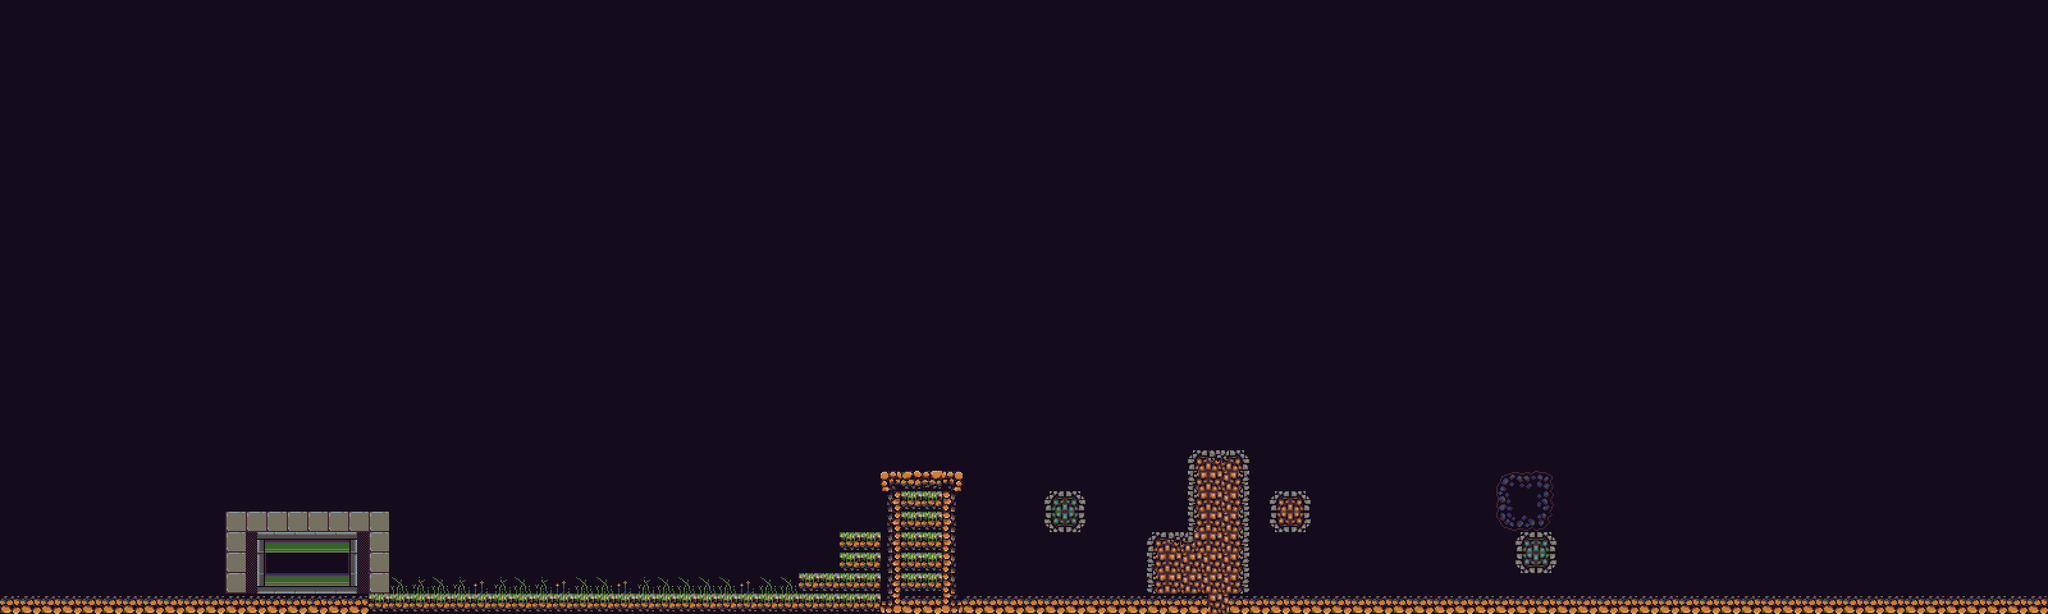

A 2D game scene composited from a Tiled map and its tileset images. What follows is a short description and the map's XML, with each tile layer's data collapsed to a summary:
An orthogonal 100x30 tile map with 32x32 px tiles, 1 tile layer (Слой тайлов 1) and 20 objects (14x solid, 2x easyEnemy, player, flyEnemy, exit).

<map version="1.0" orientation="orthogonal" renderorder="right-down" width="100" height="30" tilewidth="32" tileheight="32" backgroundcolor="#aa557f" nextobjectid="30">
 <tileset firstgid="1" name="tiles" tilewidth="32" tileheight="32" tilecount="300" columns="20">
  <image source="images/tileslarge.png" width="640" height="480" />
 </tileset>
 <layer name="Слой тайлов 1" width="100" height="30">
  <data>[3000 cells, 3000 non-empty, 52 distinct tile ids]</data>
 </layer>
 <objectgroup name="collision">
  <object id="1" x="178" y="958" width="27" height="11" />
  <object id="2" name="solid" x="1052" y="537" width="43" height="400" />
  <object id="5" name="solid" x="395" y="929" width="852" height="33" />
  <object id="6" name="solid" x="1247" y="896" width="127" height="27" />
  <object id="7" name="solid" x="1379" y="738" width="120" height="198" />
  <object id="8" name="solid" x="1503" y="934" width="285" height="28" />
  <object id="9" name="solid" x="1793" y="832" width="61" height="116" />
  <object id="10" name="solid" x="1859" y="705" width="90" height="236" />
  <object id="11" name="solid" x="1956" y="933" width="548" height="32" />
  <object id="12" name="solid" x="2434" y="707" width="48" height="224" />
  <object id="13" name="player" x="452" y="872" width="47" height="49" />
  <object id="14" name="easyEnemy" x="1611" y="896" width="79" height="42" />
  <object id="16" name="easyEnemy" x="1532" y="884" width="58" height="41" />
  <object id="19" name="flyEnemy" x="2152" y="818" width="67" height="78" />
  <object id="21" name="exit" x="2391" y="738" width="41" height="92" />
  <object id="23" name="solid" x="2373" y="834" width="56" height="50" />
  <object id="24" name="solid" x="1629" y="768" width="66" height="61" />
  <object id="26" name="solid" x="1313" y="835" width="62" height="60" />
  <object id="28" name="solid" x="1981" y="767.5" width="66" height="61" />
  <object id="29" name="solid" x="365.5" y="587" width="43" height="356" />
 </objectgroup>
</map>